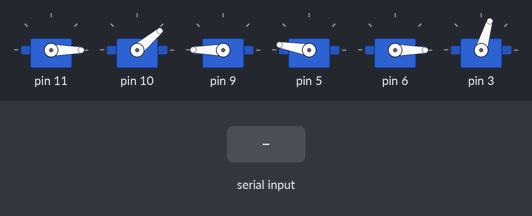
Bench run of a sketch on a simulated Arduino Uno, built with avr-gcc and run on an emulated ATmega328P. Shown: 6 × servo. The test bench sets the inputs (shaded band).

Above: at 7.2 s.
7.3 s: "CMD,\n" received over Serial
At 7.78 s:
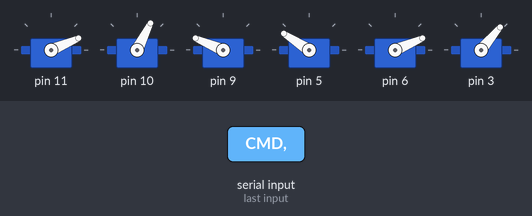
At 9.8 s:
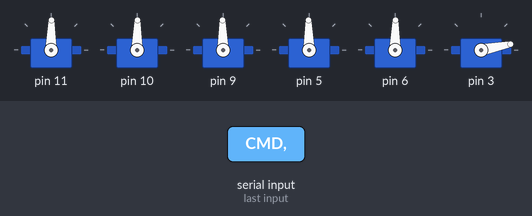
10.3 s: "CMD,,45\n" received over Serial
At 12.2 s:
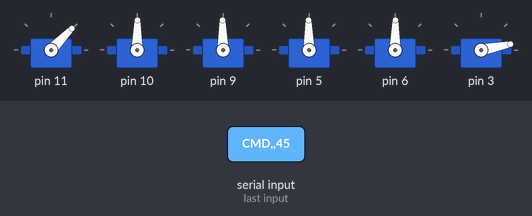
Timing chart, 0 to 13.7 s (numbered marks = the images above; inputs shaded):
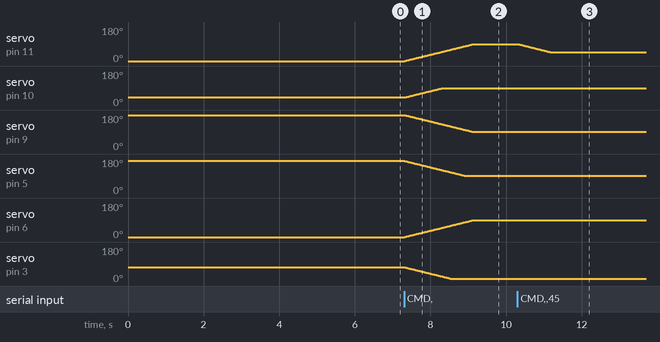

Measured:
- after the input at 7.3 s, servo on pin 11: moves from 0° to 89° over 1.8 s, starting at once; servo on pin 10: moves from 40° to 89° over 0.98 s, starting at once

The sketch:

controlArm_Safe.ino
```cpp
#include <Braccio.h>
#include <Servo.h>

Servo base;
Servo shoulder;
Servo elbow;
Servo wrist_rot;
Servo wrist_ver;
Servo gripper;

// ===== SAFE LIMITS (Conservative) =====
#define M1_MIN 0
#define M1_MAX 180

#define M2_MIN 15
#define M2_MAX 165

#define M3_MIN 0
#define M3_MAX 180

#define M4_MIN 0
#define M4_MAX 180

#define M5_MIN 0
#define M5_MAX 180

#define M6_MIN 10
#define M6_MAX 73   // Gripper safety limit

// ===== Clamp Function =====
int clamp(int value, int minVal, int maxVal) {
  if (value < minVal) return minVal;
  if (value > maxVal) return maxVal;
  return value;
}

void setup() {
  Serial.begin(115200);
  Braccio.begin();
}

void loop() {
  if (!Serial.available()) return;

  String line = Serial.readStringUntil('\n');
  line.trim();

  if (!line.startsWith("CMD,")) return;

  // Default angles
  int angles[6] = {90, 90, 90, 90, 90, 10};

  char buf[64];
  line.toCharArray(buf, sizeof(buf));
  char* token = strtok(buf, ","); // skip "CMD"

  for (int i = 0; i < 6; i++) {
    token = strtok(NULL, ",");
    if (token) angles[i] = atoi(token);
  }

  angles[0] = clamp(angles[0], M1_MIN, M1_MAX);
  angles[1] = clamp(angles[1], M2_MIN, M2_MAX);
  angles[2] = clamp(angles[2], M3_MIN, M3_MAX);
  angles[3] = clamp(angles[3], M4_MIN, M4_MAX);
  angles[4] = clamp(angles[4], M5_MIN, M5_MAX);
  angles[5] = clamp(angles[5], M6_MIN, M6_MAX);

  // Move the Braccio arm
  Braccio.ServoMovement(
    20,          // speed
    angles[0],    // base
    angles[1],    // shoulder
    angles[2],    // elbow
    angles[3],    // wrist_rot
    angles[4],    // wrist_ver
    angles[5]     // gripper
  );
}
```
